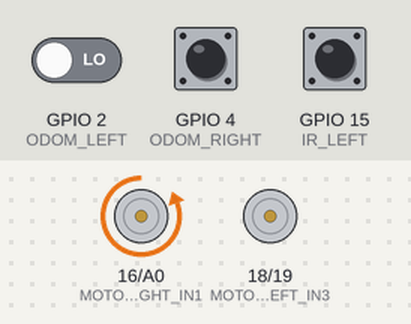
Recording of a sketch running on a simulated ESP8266 (NodeMCU). On the bench: motor-driver pin pairs drawn as motors (green arrow = first pin HIGH = forward, orange = second pin HIGH = backward, longer = more drive). Inputs (shaded band) come from the test bench; at power-on: GPIO 15 (IR_LEFT) HIGH, GPIO 2 (ODOM_LEFT) LOW, GPIO 4 (ODOM_RIGHT) LOW. What the sketch prints to the serial monitor is not drawn.

Above: at 3.2 s.
3.3 s: GPIO 15 (IR_LEFT) pulsed LOW 2 times (0.12 s each, 0.3 s apart)
At 4.9 s:
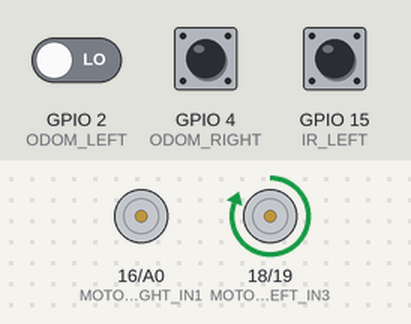
5.4 s: GPIO 15 (IR_LEFT) driven LOW
At 6.6 s:
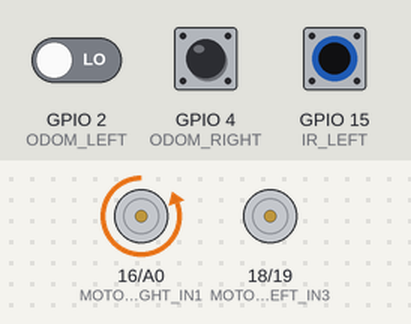
6.9 s: GPIO 15 (IR_LEFT) driven HIGH
At 7.8 s:
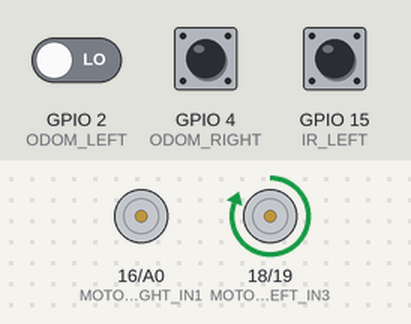
9.9 s: GPIO 2 (ODOM_LEFT) driven HIGH and GPIO 15 (IR_LEFT) driven LOW
At 11.3 s:
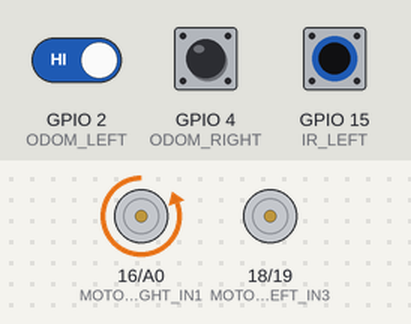
Timing chart, 0 to 12.9 s (numbered marks = the images above; inputs shaded):
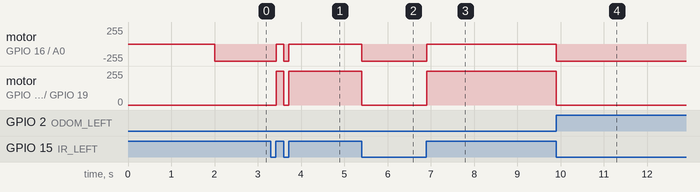

The sketch:

controle_15_nov_1.ino
```cpp
// ODOM
#define PI                3.1415926535897932384626433832795
#define ODOM_SECTIONS     40.0
#define L_ENTRE_ROUE      135.0
#define DIAMETRE_ROUE     65.0
#define PERIMETRE_ROUE    PI * DIAMETRE_ROUE
#define ODOM_STEP_MM      2.5 //PERIMETRE_ROUE / ODOM_SECTIONS

// Motors
#define MOTOR_RIGHT_IN1   16
#define MOTOR_RIGHT_IN2   17
#define MOTOR_LEFT_IN3    18
#define MOTOR_LEFT_IN4    19

// IR Sensors
#define IR_LEFT           15

// ODOM
#define ODOM_LEFT         2
#define ODOM_RIGHT        4

int IR_left_value         = 0;

int odom_left_counter     = 0;
int odom_right_counter    = 0;

int state                 = 0;

int distance1             = 2000; // in mm
int distance2             = 500; // in mm

int start_rotation;

void setup() {
  Serial.begin(115200);

  pinMode(MOTOR_RIGHT_IN1,  OUTPUT);
  pinMode(MOTOR_RIGHT_IN2,  OUTPUT);
  pinMode(MOTOR_LEFT_IN3,   OUTPUT);
  pinMode(MOTOR_LEFT_IN4,   OUTPUT);

  attachInterrupt(IR_LEFT,    Read_IR_left,     CHANGE);

  attachInterrupt(ODOM_LEFT,  Read_odom_left,   CHANGE);
  attachInterrupt(ODOM_RIGHT, Read_odom_right,  CHANGE);

  //#######
  //  1
  //#######
  // Reset counters to avoid unexpected triggers after initialisation
  delay(2000);

  odom_left_counter   = 0;
  odom_right_counter  = 0;
}


void loop() {
  /*
  Drive_forwards();
  Serial.println("------DEBUG-------");
  Serial.print("left:");            Serial.println(IR_left_value);

  Serial.print("odom step:  ");     Serial.println(ODOM_STEP_MM);
  Serial.print("odom counter: ");   Serial.println(odom_left_counter);
  Serial.print("odom L en mm: ");   Serial.println(odom_left_counter*ODOM_STEP_MM);

  delay(100);
  */


  // /*
  switch(state)
  {
    case 0: // Drive left
      Serial.println("Drive left");
      Drive_left();

      if (  IR_left_value ){state = 1;}
      if (  odom_left_counter >= distance1 / ODOM_STEP_MM){state = 2;}  // if distance >= stop 1
      break;


    case 1: // Drive right
      Serial.println("Drive right");
      Drive_right();

      if (  !IR_left_value ){state = 0;}
      if (  odom_left_counter >= distance1 / ODOM_STEP_MM ){state = 2;}  // if distance >= stop 1
      break;

    case 2: // rotate 180 deg
      Drive_stop();
      Serial.println("Rotate");
      //#######
      //  4
      //#######
      delay(1000);

      //#######
      //  5
      //#######
      start_rotation = odom_left_counter;


      Rotate();
      delay(600);
      // while (odom_left_counter-start_rotation < ODOM_SECTIONS/2) // rotate half a turn
      // {
      // }
      Drive_stop();
      odom_left_counter = 0;
      state = 0;
      break;

    case 3: // stop
      Serial.println("Stop");
      Drive_stop();
      break;
  }
  // */

}

ICACHE_RAM_ATTR void Read_IR_left()
{
  IR_left_value = digitalRead(IR_LEFT);
}

ICACHE_RAM_ATTR void Read_odom_left()
{
  odom_left_counter++;
}

ICACHE_RAM_ATTR void Read_odom_right()
{
  odom_right_counter++;
}

void Motor_right(int direction){
  if (direction == 1)
  {
    digitalWrite(MOTOR_RIGHT_IN1,HIGH);
    digitalWrite(MOTOR_RIGHT_IN2,LOW);
  }
  else if (direction == -1)
  {
    digitalWrite(MOTOR_RIGHT_IN1,LOW);
    digitalWrite(MOTOR_RIGHT_IN2,HIGH);
  }
  else if (direction == 0)
  {
    digitalWrite(MOTOR_RIGHT_IN1,LOW);
    digitalWrite(MOTOR_RIGHT_IN2,LOW);
  }
  else
  {
    Serial.println("error");
  }
}

void Motor_left(int direction){
  if (direction == 1)
  {
    digitalWrite(MOTOR_LEFT_IN3,LOW);
    digitalWrite(MOTOR_LEFT_IN4,HIGH);
  }
  else if (direction == -1)
  {
    digitalWrite(MOTOR_LEFT_IN3,HIGH);
    digitalWrite(MOTOR_LEFT_IN4,LOW);
  }
  else if (direction == 0)
  {
    digitalWrite(MOTOR_LEFT_IN3,LOW);
    digitalWrite(MOTOR_LEFT_IN4,LOW);
  }
  else
  {
    Serial.println("error");
  }
}

void Drive_forwards(){
  Motor_right(-1);
  Motor_left(-1);
}

void Drive_backwards(){
  Motor_right(-1);
  Motor_left(-1);
}

void Drive_right(){
  Motor_right(0);
  Motor_left(-1);
}

void Drive_left(){
  Motor_right(-1);
  Motor_left(0);
}

void Rotate(){
  Motor_right(1);
  Motor_left(-1);
}

void Drive_stop(){
  Motor_right(0);
  Motor_left(0);
}
```

Measured:
- after the input at 3.3 s, motor on GPIO 16 (MOTOR_RIGHT_IN1) / A0 (MOTOR_RIGHT_IN2): backward 255/255 → stopped after 0.12 s, → backward 255/255 0.18 s later, → stopped 0.12 s later; motor on GPIO 18 (MOTOR_LEFT_IN3) / GPIO 19 (MOTOR_LEFT_IN4): stopped → forward 255/255 after 0.12 s, → stopped 0.18 s later, → forward 255/255 0.12 s later
- after the input at 5.4 s, motor on GPIO 16 (MOTOR_RIGHT_IN1) / A0 (MOTOR_RIGHT_IN2): stopped → backward 255/255 at once; motor on GPIO 18 (MOTOR_LEFT_IN3) / GPIO 19 (MOTOR_LEFT_IN4): forward 255/255 → stopped at once
- after the input at 6.9 s, motor on GPIO 16 (MOTOR_RIGHT_IN1) / A0 (MOTOR_RIGHT_IN2): backward 255/255 → stopped at once; motor on GPIO 18 (MOTOR_LEFT_IN3) / GPIO 19 (MOTOR_LEFT_IN4): stopped → forward 255/255 at once
- after the input at 9.9 s, motor on GPIO 16 (MOTOR_RIGHT_IN1) / A0 (MOTOR_RIGHT_IN2): stopped → backward 255/255 at once; motor on GPIO 18 (MOTOR_LEFT_IN3) / GPIO 19 (MOTOR_LEFT_IN4): forward 255/255 → stopped at once
